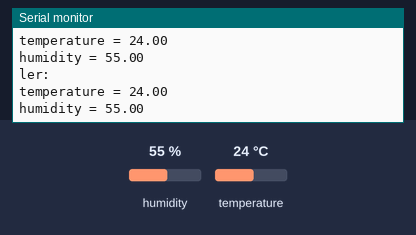
This sketch was run on a simulated ESP32. Shown: the last lines printed to the serial monitor. Inputs (shaded band) come from the test bench; at power-on: humidity 55 %, temperature 24 °C.

Above: at 1.3 s.
1.4 s: humidity set to 22 %
At 2.0 s:
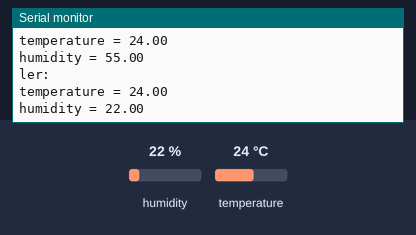
2.9 s: temperature set to 12 °C
At 3.6 s:
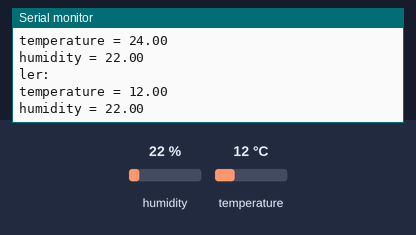
4.4 s: humidity set to 40 %
At 5.1 s:
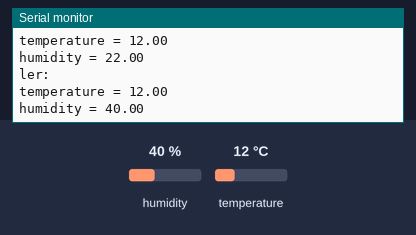
Timing chart, 0 to 7.4 s (numbered marks = the images above; inputs shaded):
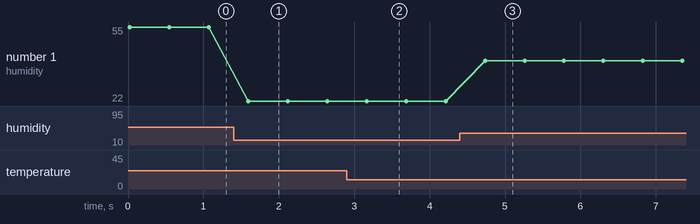

Measured:
- after the input at 1.4 s, the serial monitor: prints a new line after 0.19 s (image 1)
- after the input at 2.9 s, the serial monitor: prints a new line after 0.26 s (image 2)
- after the input at 4.4 s, the serial monitor: prints a new line after 0.33 s (image 3)
- plotted number 1: 55 → 22 after the input at 1.4 s, 22 → 40 after the input at 4.4 s

The sketch:

DHTExample.ino
```cpp
#include <SimpleDHT.h>


SimpleDHT22 dht;

#define DHT_PIN 27

void setup() {
  // put your setup code here, to run once:
  Serial.begin(115200);

}

void loop() {
  Serial.println("ler: ");
  // put your main code here, to run repeatedly:
  readDHT();
  delay(500);
}

void readDHT()
{
  float t, h;
  if (dht.read2(DHT_PIN, &t, &h, NULL) == SimpleDHTErrSuccess)
  {

    Serial.print("temperature = ");
    Serial.println(t);
    Serial.print("humidity = ");
    Serial.println(h);
  }else{
    Serial.println("Erro ao ler!");
    }
}
```
